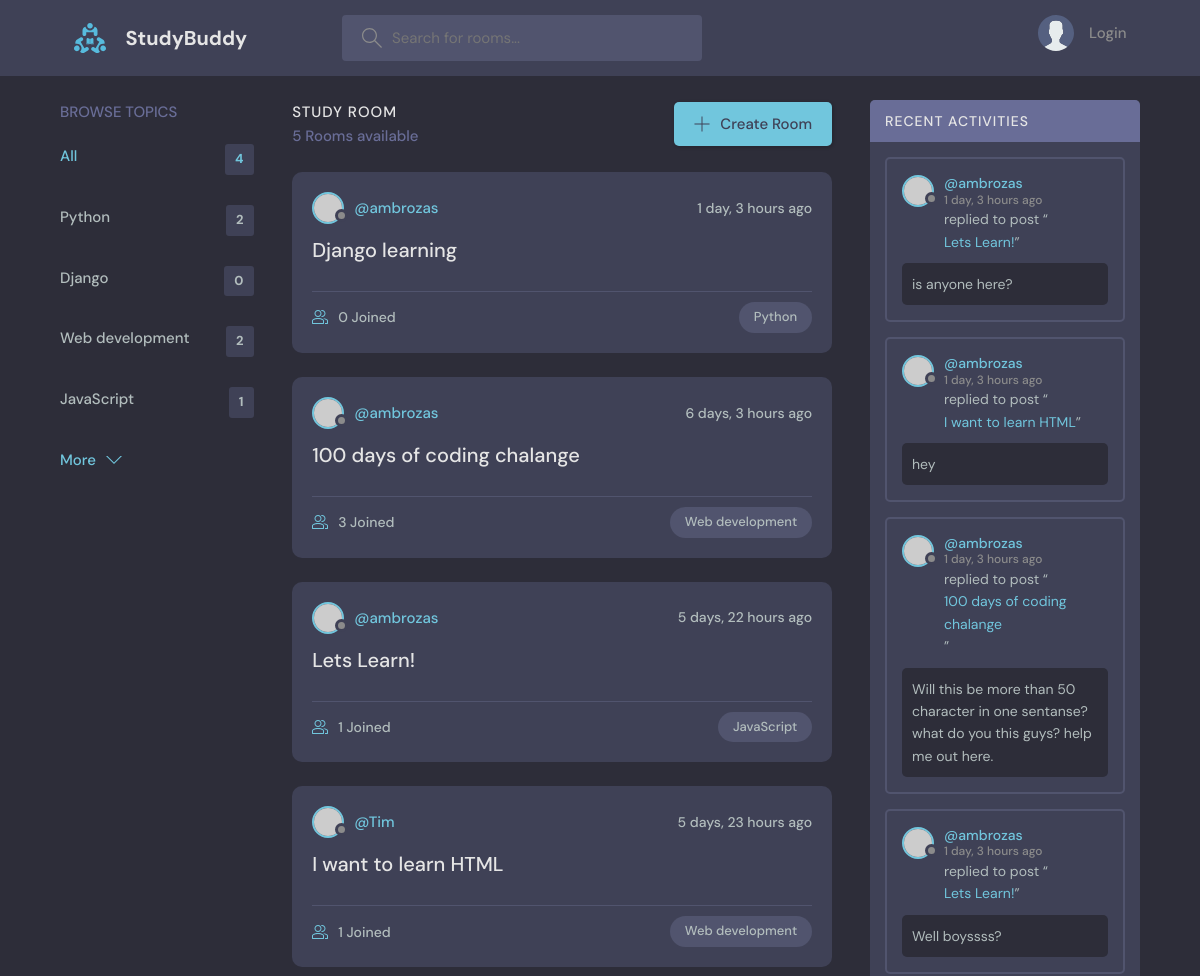
The app's page / (upper part), older data.
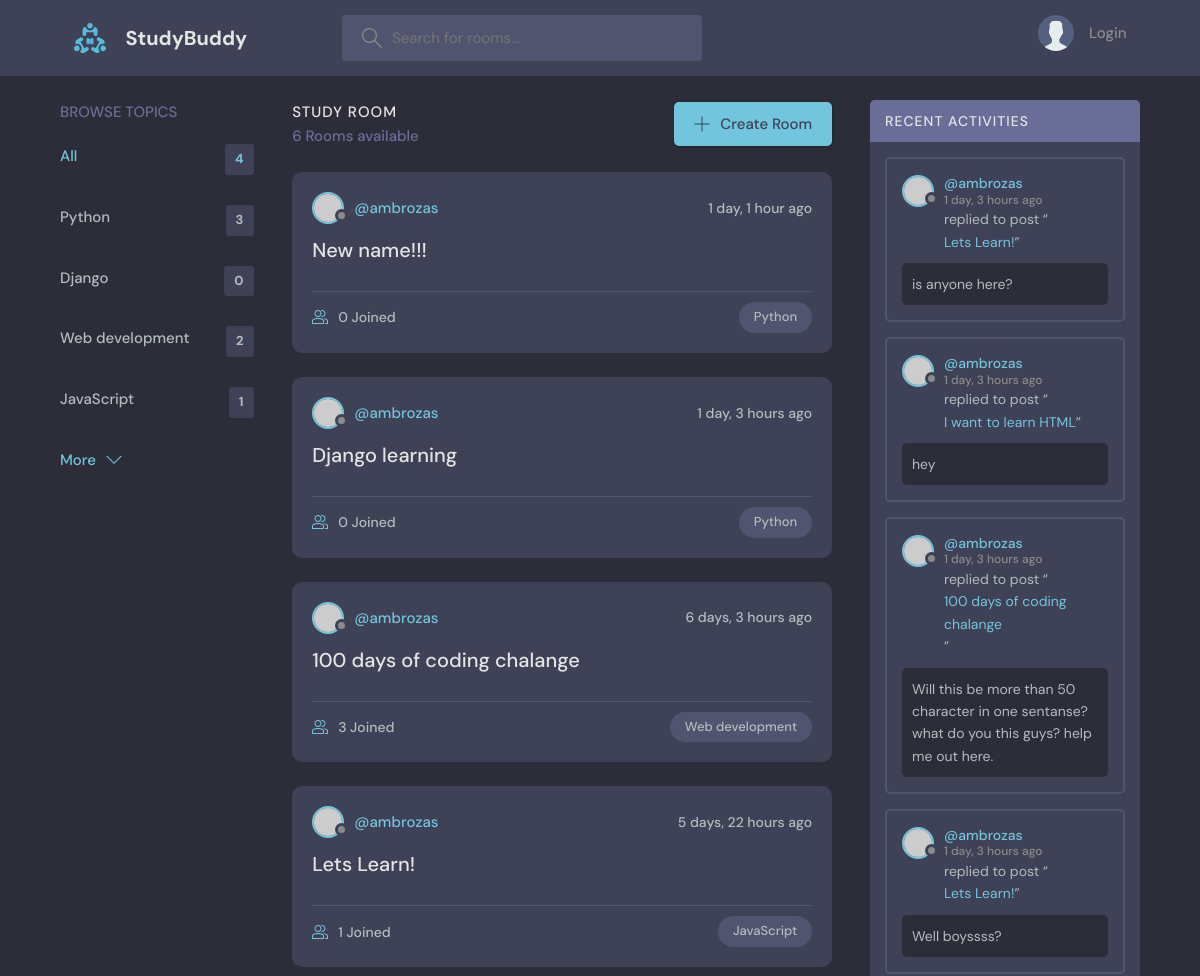
The same page, newer data.
### base/models.py (models this page shows, shortened)
class Topic(models.Model):
    name = models.CharField(max_length=200)

class Room(models.Model):
    host = models.ForeignKey(User, on_delete=models.SET_NULL, null=True)
    topic = models.ForeignKey(Topic, on_delete=models.SET_NULL, null=True)
    name = models.CharField(max_length=200)
    description = models.TextField(null=True, blank=True)
    participants = models.ManyToManyField(User, related_name='participants', blank=True)
    updated = models.DateTimeField(auto_now=True)
    created = models.DateTimeField(auto_now_add=True)
    class Meta:
        ordering = ['-updated', '-created']
    def __str__(self):
        return self.name

class Message(models.Model):
    user = models.ForeignKey(User, on_delete=models.CASCADE)
    room = models.ForeignKey(Room, on_delete=models.CASCADE)
    body = models.TextField()
    updated = models.DateTimeField(auto_now=True)
    created = models.DateTimeField(auto_now_add=True)
    class Meta:
        ordering = ['-updated', '-created']

### base/views.py (the view)
# urls.py: path('', views.home, name="home"),
def home(request):
    q = request.GET.get('q') if request.GET.get('q') != None else ''
    rooms = Room.objects.filter(
        Q(topic__name__icontains=q) |
        Q(name__icontains=q) |
        Q(description__icontains=q)
        )
    topics = Topic.objects.all()
    room_count = rooms.count()
    room_messages = Message.objects.filter(Q(room__topic__name__icontains=q))
    context = {'rooms': rooms, 'topics': topics, 'room_count': room_count, 'room_messages': room_messages}
    return render(request, 'base/home.html', context)

### base/templates/base/home.html (shortened to what this page needs)
{% extends 'main.html' %}
{% block content %}
    <main class="layout layout--3">
      <div class="container">
        {% include 'base/topics_component.html' %}
        <div class="roomList">
          <div class="roomList__header">
            <div>
              <h2>Study Room</h2>
              <p>{{room_count}} Rooms available</p>
            </div>
            <a class="btn btn--main" href="{% url 'create-room' %}">
              <svg version="1.1" xmlns="http://www.w3.org/2000/svg" width="32" height="32" viewBox="0 0 32 32">
                <title>add</title>
                <path
                  d="M16.943 0.943h-1.885v14.115h-14.115v1.885h14.115v14.115h1.885v-14.115h14.115v-1.885h-14.115v-14.115z"
                ></path>
              </svg>
              Create Room
            </a>
          </div>
          {% include 'base/feed_component.html' %}
        </div>
        {% include 'base/activity_component.html' %}
      </div>
    </main>
{% endblock %}

### base/templates/base/topics_component.html
<div class="topics">
    <div class="topics__header">
      <h2>Browse Topics</h2>
    </div>
    <ul class="topics__list">
      <li>
        <a href="{% url 'home' %}" class="active">All <span>{{topics.count}}</span></a>
      </li>
      {% for topic in topics %}
      <li>
        <a href="{% url 'home' %}?q={{topic.name}}">{{topic.name}}<span>{{topic.room_set.all.count}}</span></a>
      </li>
      {% endfor %}
    </ul>
    <a class="btn btn--link" href="topics.html">
      More
      <svg version="1.1" xmlns="http://www.w3.org/2000/svg" width="32" height="32" viewBox="0 0 32 32">
        <title>chevron-down</title>
        <path d="M16 21l-13-13h-3l16 16 16-16h-3l-13 13z"></path>
      </svg>
    </a>
  </div>

### base/templates/base/feed_component.html (shortened to what this page needs)
{% for room in rooms %}
<div class="roomListRoom">
    <div class="roomListRoom__header">
      <a href="{% url 'user-profile' room.host.id %}" class="roomListRoom__author">
        <div class="avatar avatar--small">
          <img src="https://randomuser.me/api/portraits/women/11.jpg" />
        </div>
        <span>@{{room.host.username}}</span>
      </a>
      <div class="roomListRoom__actions">
        <span>{{room.created|timesince}} ago</span>
      </div>
    </div>
    <div class="roomListRoom__content">
      <a href="{% url 'room' room.id %}">{{room.name}}</a>
    </div>
    <div class="roomListRoom__meta">
      <a href="{% url 'room' room.id %}" class="roomListRoom__joined">
        {{room.participants.all.count}} Joined
      </a>
      <p class="roomListRoom__topic">{{room.topic.name}}</p>
    </div>
</div>
{% endfor %}

### base/templates/base/activity_component.html (shortened to what this page needs)
<div class="activities">
    <div class="activities__header">
      <h2>Recent Activities</h2>
    </div>
    {% for message in room_messages %}
    <div class="activities__box">
      <div class="activities__boxHeader roomListRoom__header">
        <a href="{% url 'user-profile' message.user.id %}" class="roomListRoom__author">
          <div class="avatar avatar--small">
            <img src="https://randomuser.me/api/portraits/women/11.jpg" />
          </div>
          <p>
            @{{message.user}}
            <span>{{message.created|timesince}} ago</span>
          </p>
        </a>
      </div>
      <div class="activities__boxContent">
        <p>replied to post “<a href="{% url 'room' message.room.id %}">{{message.room}}</a>”</p>
        <div class="activities__boxRoomContent">
          {{message.body}}
        </div>
      </div>
    </div>
    {% endfor %}
  </div>

Row changes from the older to the newer data that the page shows:
no longer on this page (row unchanged): Room: host.username "Tim", created "5 days, 23 hours", name "I want to learn HTML", participants.all.count "1", topic.name "Web development"
computed for Topic "Python": room_set.all.count "2" → "3"
added Room: host.username "ambrozas", created "1 day, 1 hour", name "New name!!!", participants.all.count "0", topic.name "Python"
Text that changed along with them:
{{ room_count }}: "5" → "6"
